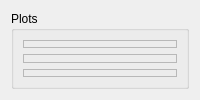
            <widget class="QWidget" name="page_plots">
             <layout class="QVBoxLayout" name="verticalLayout_12">
              <item>
               <widget class="QGroupBox" name="plot_box">
                <property name="title">
                 <string>Plots</string>
                </property>
                <layout class="QGridLayout" name="gridLayout_6">
                 <item row="0" column="0">
                  <layout class="QVBoxLayout" name="verticalLayout_8">
                   <item>
                    <widget class="QFrame" name="plot1_label">
                     <property name="frameShape">
                      <enum>QFrame::StyledPanel</enum>
                     </property>
                     <property name="frameShadow">
                      <enum>QFrame::Raised</enum>
                     </property>
                    </widget>
                   </item>
                   <item>
                    <widget class="QFrame" name="plot2_label">
                     <property name="frameShape">
                      <enum>QFrame::StyledPanel</enum>
                     </property>
                     <property name="frameShadow">
                      <enum>QFrame::Raised</enum>
                     </property>
                    </widget>
                   </item>
                   <item>
                    <widget class="QFrame" name="plot3_label">
                     <property name="frameShape">
                      <enum>QFrame::StyledPanel</enum>
                     </property>
                     <property name="frameShadow">
                      <enum>QFrame::Raised</enum>
                     </property>
                    </widget>
                   </item>
                  </layout>
                 </item>
                </layout>
               </widget>
              </item>
             </layout>
            </widget>
